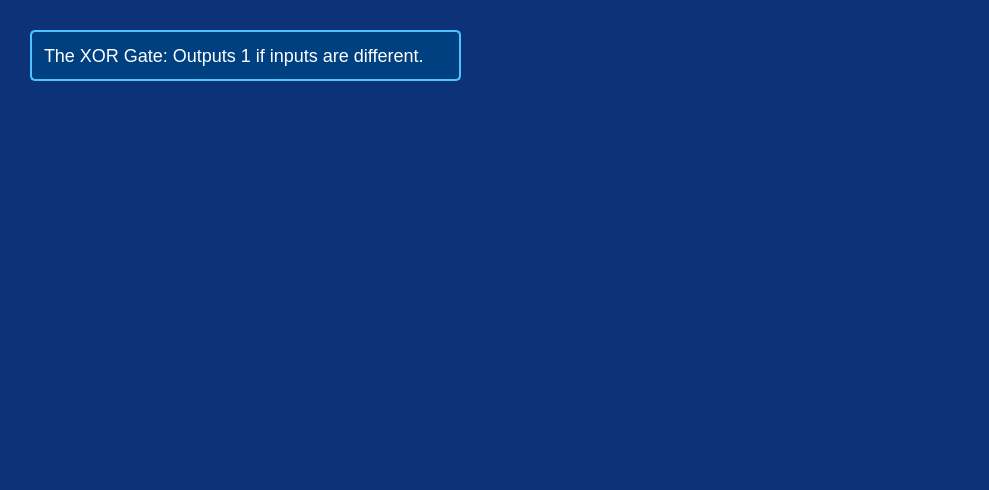
        <widget class="QWidget" name="tutorialXOR">
         <property name="styleSheet">
          <string notr="true">background-color: rgb(12, 50, 119)</string>
         </property>
         <attribute name="title">
          <string>XOR</string>
         </attribute>
         <widget class="QLabel" name="xorgate">
          <property name="geometry">
           <rect>
            <x>200</x>
            <y>-20</y>
            <width>421</width>
            <height>481</height>
           </rect>
          </property>
          <property name="text">
           <string/>
          </property>
          <property name="pixmap">
           <pixmap resource="Resources.qrc">:/images/xor.png</pixmap>
          </property>
          <property name="scaledContents">
           <bool>true</bool>
          </property>
         </widget>
         <widget class="QLabel" name="xortt">
          <property name="geometry">
           <rect>
            <x>690</x>
            <y>70</y>
            <width>290</width>
            <height>300</height>
           </rect>
          </property>
          <property name="text">
           <string/>
          </property>
          <property name="pixmap">
           <pixmap resource="Resources.qrc">:/images/xortt.png</pixmap>
          </property>
          <property name="scaledContents">
           <bool>true</bool>
          </property>
         </widget>
         <widget class="QLabel" name="label_11">
          <property name="geometry">
           <rect>
            <x>30</x>
            <y>30</y>
            <width>431</width>
            <height>51</height>
           </rect>
          </property>
          <property name="styleSheet">
           <string notr="true">QLabel {
    font-size: 18px;
    font-weight: normal;
    color: #FFFFFF; /* White text */
    background-color: #004080; /* Blue background for text box */
    border: 2px solid #4DC3FF; /* Light blue border */
    padding: 8px; /* Padding for better readability */
    border-radius: 5px; /* Rounded corners */
}</string>
          </property>
          <property name="text">
           <string>The XOR Gate: Outputs 1 if inputs are different.</string>
          </property>
          <property name="wordWrap">
           <bool>true</bool>
          </property>
         </widget>
        </widget>
